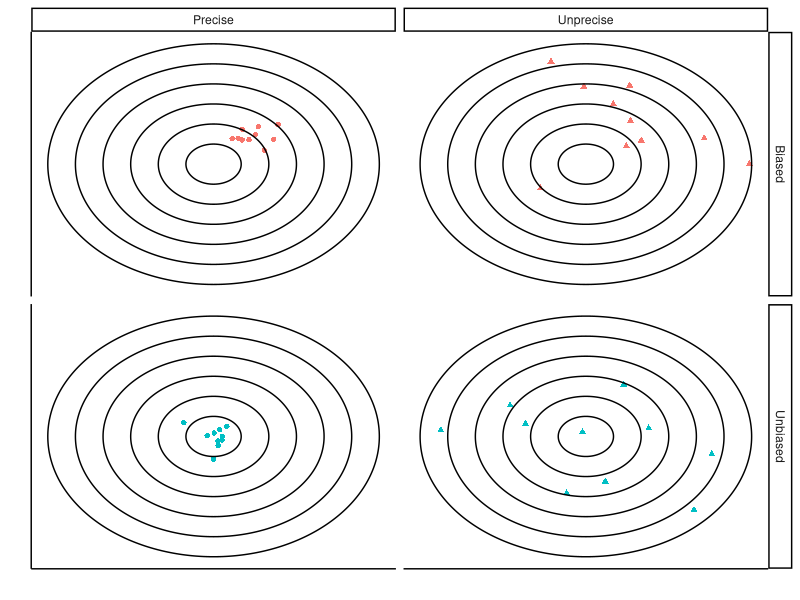

The R source for this figure: (Note: this script raises an error after producing the figure.)
## ---- chunk 1
library(tidyverse)
library(kableExtra)
library(ggforce)
## ---- chunk 2
#| label: fig-biasprecision
#| fig-cap: "Bias and precision."
#| message: false
#| warning: false
#| echo: false
bias <- c(Biased=1.5, Unbiased=0)
precision= c(Precise=0.5, Unprecise=2)
df <- data.frame(B=rep(names(bias), each=2), P=rep(names(precision),2)) |> mutate(m=bias[B], s=precision[P]) |> group_by(B, P) |> reframe(x=rnorm(10, mean=m, sd=s), y=rnorm(10, mean=m, sd=s)) 

ggplot() + geom_point(data=df, aes(x=x, y=y, color=B, shape=P)) + facet_grid(B~P) + geom_circle(data=data.frame(x0=0, y0=0,r=1:6), aes(x0=x0,y0=y0,r=r)) + theme_classic() + theme(panel.grid=element_blank(), axis.ticks  = element_blank(), axis.text=element_blank(), legend.position = "none") + xlab("") + ylab("")
## ---- chunk 3
knitr::include_graphics("figures/pollenurn42.png")
## ---- chunk 4
#| echo: true
## the sample consists of 58 non-allergic (0) and 42 allergic (1).
x <- rep(0:1, c(58, 42))
## ---- chunk 5
#| echo: true
pboot <- replicate(1000, mean(sample(x, replace=TRUE)))
## ---- chunk 6
#| echo: true
ggplot(data.frame(x=pboot), aes(x=x)) + geom_histogram(color="white", binwidth=0.02) + theme_bw() + xlab("p")
## ---- chunk 7
#| echo: true
ciboot <- quantile(pboot, c(0.025, 0.975))
## ---- chunk 8
ggplot(data.frame(x=pboot), aes(x=x, fill=x>ciboot[1] & x<ciboot[2])) + geom_histogram(color="white", binwidth=0.02) + theme_bw() + theme(legend.position="none") + xlab("p") + geom_line(data=data.frame(x=ciboot, y=50), aes(x=x, y=y), arrow=arrow(ends="both")) + annotate("label", x=mean(ciboot), y=50, label="95%")
## ---- chunk 9
set.seed(13)
p <- replicate(100, mean(sample(0:1, 100, p=c(.7,.3), replace=TRUE)))
ggplot(data.frame(x=1:40, p=p[61:100]) %>% mutate(ymin=p-1.96*sqrt((p*(1-p))/100), ymax=p+1.96*sqrt((p*(1-p))/100)), aes(x=x, ymin=ymin, ymax=ymax, color=0.3>ymin & 0.3<ymax)) + geom_errorbar() + geom_hline(yintercept=0.3) + xlab("") + ylab("p") + theme_bw() + theme(legend.position="none")
## ---- chunk 10
w<-seq(-3.5,3.5,.01)
df.nwt <- data.frame(w=w, f=dnorm(w))
plot(ggplot(df.nwt, aes(x=w, y=f)) + geom_line() + theme_bw() + xlab("x") + ylab("f(x)") + geom_area(data=df.nwt %>% filter(abs(w)<qnorm(0.975))) + annotate("label",label=sprintf("95 %%"), x=0, y=0.1, hjust=0.5) + theme(panel.grid.minor = element_blank(), panel.grid.major.x = element_blank()))
## ---- chunk 11
## 95% confidence interval, alpha=0.05
qnorm(1-0.05/2)
## 90% confidence interval, alpha=0.10
qnorm(1-0.10/2)
## 99% confidence interval, alpha=0.01
qnorm(1-0.01/2)
## ---- chunk 12
set.seed(13)
p <- replicate(100, mean(sample(0:1, 100, p=c(.7,.3), replace=TRUE)))
ggplot(data.frame(x=1:40, p=p[61:100]) %>% mutate(ymin=p-1.96*sqrt((p*(1-p))/100), ymax=p+1.96*sqrt((p*(1-p))/100)), aes(x=x, ymin=ymin, ymax=ymax, color=0.3>ymin & 0.3<ymax)) + geom_errorbar() + geom_hline(yintercept=0.3) + xlab("") + ylab("p") + theme_bw() + theme(legend.position="none")
## ---- chunk 13
n=5
alpha = 0.05
## t value
qt(1-alpha/2, df=n-1)
